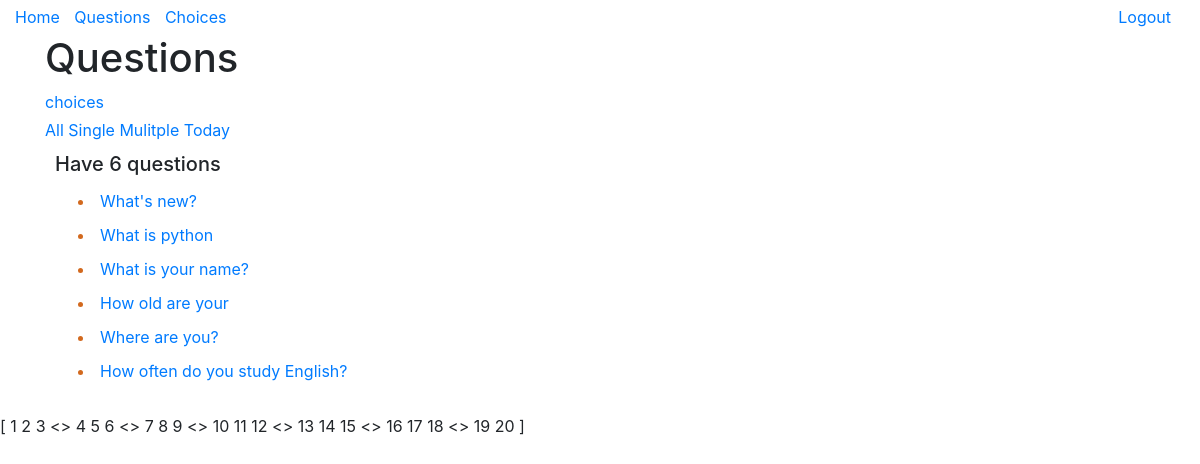
The page /polls/ (signed in) on the database its author committed.
### polls/models.py (models this page shows, shortened)
class Question(models.Model):
    question_text = models.CharField(max_length=200)
    pub_date = models.DateTimeField("date published")
    question_note = models.CharField(max_length=200, null=True, blank=True, verbose_name="Note")
    type = models.CharField(max_length=100, choices=QUESTION_TYPES, null=True, default="Single", verbose_name="Question type")
    objects = QuestionQuerySet.as_manager()

### polls/views.py (the view)
# urls.py: path("", views.index, name="index" ),
@login_required
def index(request: HttpRequest):
    question_type = request.GET.get("type")
    query_date = request.GET.get("date")
    qs = Question.objects.all()
    if question_type is  not None:
        qs = qs.filter(Q(type=question_type))
    if query_date is not None and query_date =="today":
        qs =  Question.objects.published_today()
    objs = qs
    num = qs.count()
    context = {"question": {"name":"chumano"},
               "questions": objs,
               "num_questions": num,
               }
    return render(request, "question/list.html",  context)

### polls/templates/question/list.html (shortened to what this page needs)
{% extends "base.html" %}
{% load static %}
{% block head %}
    {{ block.super }}
    <link href="{% static 'polls/css/base.css' %}" rel="stylesheet"/>
{% endblock head %}
{% block content %}
<h1>Questions</h1>
<a href="/polls/choices">{{ "choices" }}</a>
<div class="questions-filters" style="margin-top:4px">
    <a href="{% url 'index' %}"> All </a>
    <a href="{% url 'index' %}?type=Single"> Single </a>
    <a href="{% url 'index' %}?type=Multiple"> Mulitple </a>
    <a href="{% url 'index' %}?date=today"> Today </a>
</div>
<div class="questions-container">
    {% if questions %}
    <h5>Have {{num_questions}} questions</h5>
    <ul>
    {% for question in questions %}
        <li class="question-item" >
            <a href="{% url 'detail' question.id %}">
            {{ question.question_text | center:"2000" }}
            </a>
        </li>
    {% endfor %}
    </ul>
    {% else %}
    <p>No questions are available.</p>
    {% endif %}
</div>
{% endblock %}

### polls/static/polls/css/base.css (style rules this page uses)
.questions-container { padding: 10px; }
.questions-container .question-item { padding: 5px; color: chocolate; }
.questions-filters a { margin-left: 10x; }

### rows shown on the page
Question: question_text "What's new?"
Question: question_text "What is python"
Question: question_text "What is your name?"
Question: question_text "How old are your"
Question: question_text "Where are you?"
Question: question_text "How often do you study English?"

### other values the page prints
{{ "Home" }} "Home"
{{ "Questions" }} "Questions"
{{ "Choices" }} "Choices"
{{ "choices" }} "choices"
{{ num_questions }} "6"
